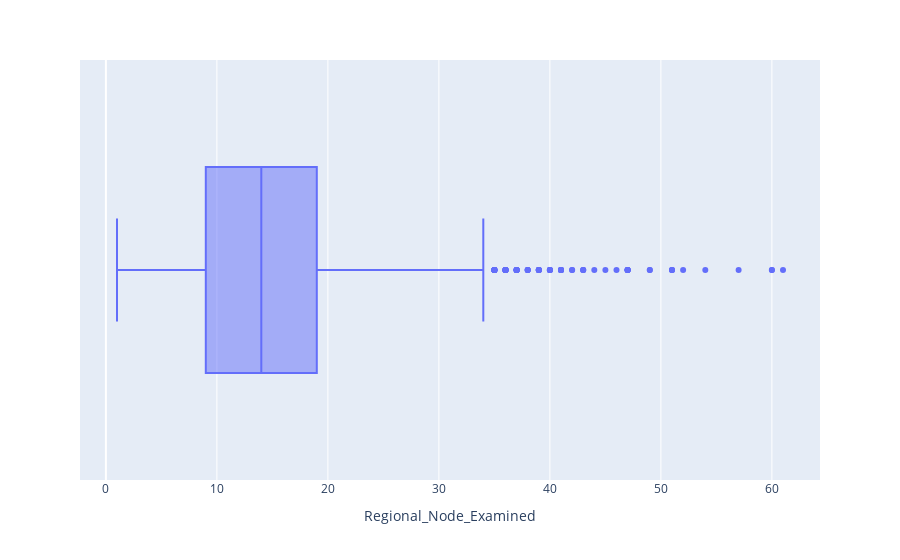

The notebook cell this image was saved under:
### Markdown cell above
Code Reuse Session

### Code cell
# Create and display box plot for Regional_Node_Examined
tumor_fig = px.box(data, x="Regional_Node_Examined")
tumor_fig.show()

### Figure 1 — Plotly figure (JSON) as saved in the notebook; plotly's stock layout.template omitted (floating-point values rounded to 4 significant figures; data arrays with more than 128 entries replaced by an {"elided": "..."} marker saying what was removed)
{"data": [{"alignmentgroup": "True", "hovertemplate": "Regional_Node_Examined=%{x}<extra></extra>", "legendgroup": "", "marker": {"color": "#636efa"}, "name": "", "notched": false, "offsetgroup": "", "orientation": "h", "showlegend": false, "type": "box", "x": {"elided": "4007 int values"}, "x0": " ", "xaxis": "x", "y0": " ", "yaxis": "y"}], "layout": {"boxmode": "group", "legend": {"tracegroupgap": 0}, "margin": {"t": 60}, "xaxis": {"anchor": "y", "domain": [0, 1], "title": {"text": "Regional_Node_Examined"}}, "yaxis": {"anchor": "x", "domain": [0, 1]}}}
